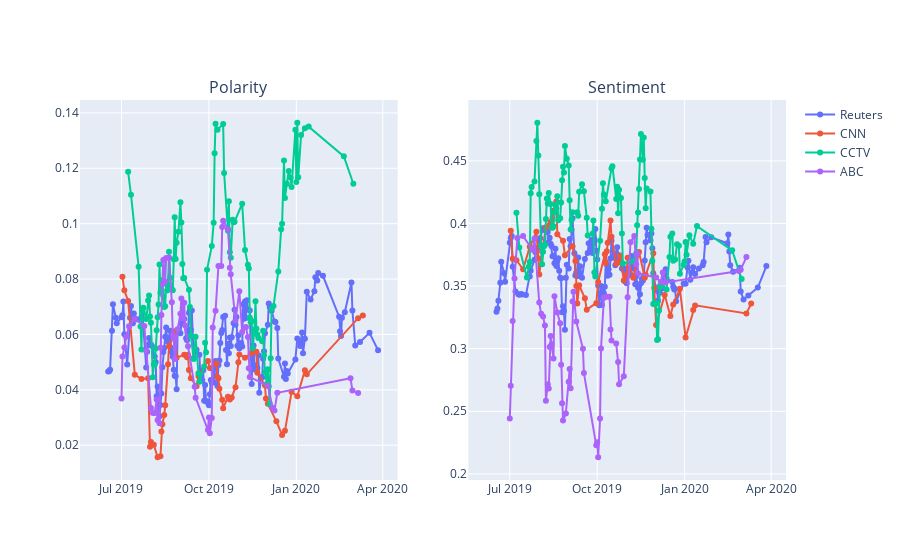

Source (notebook cell):
### Code cell
fig = make_subplots(
    rows=1,
    cols=2,
    subplot_titles=['Polarity', 'Sentiment'],
)

for i in range(len(sentiments)):
    for source, color in zip(sources, colors):
        data = df.loc[df['source'] == source].groupby('date').mean().rolling(7).mean().reset_index()
        if i == 0:
            legend = True
        else:
            legend = False
            
        fig.add_trace(
            go.Scatter(
                x=data['date'],
                y=data[sentiments[i]],
                mode='lines+markers',
                name=source,
                marker=dict(color=color),
                showlegend=legend,
            ),
            row=1,
            col=i+1,
        )
fig.show()
